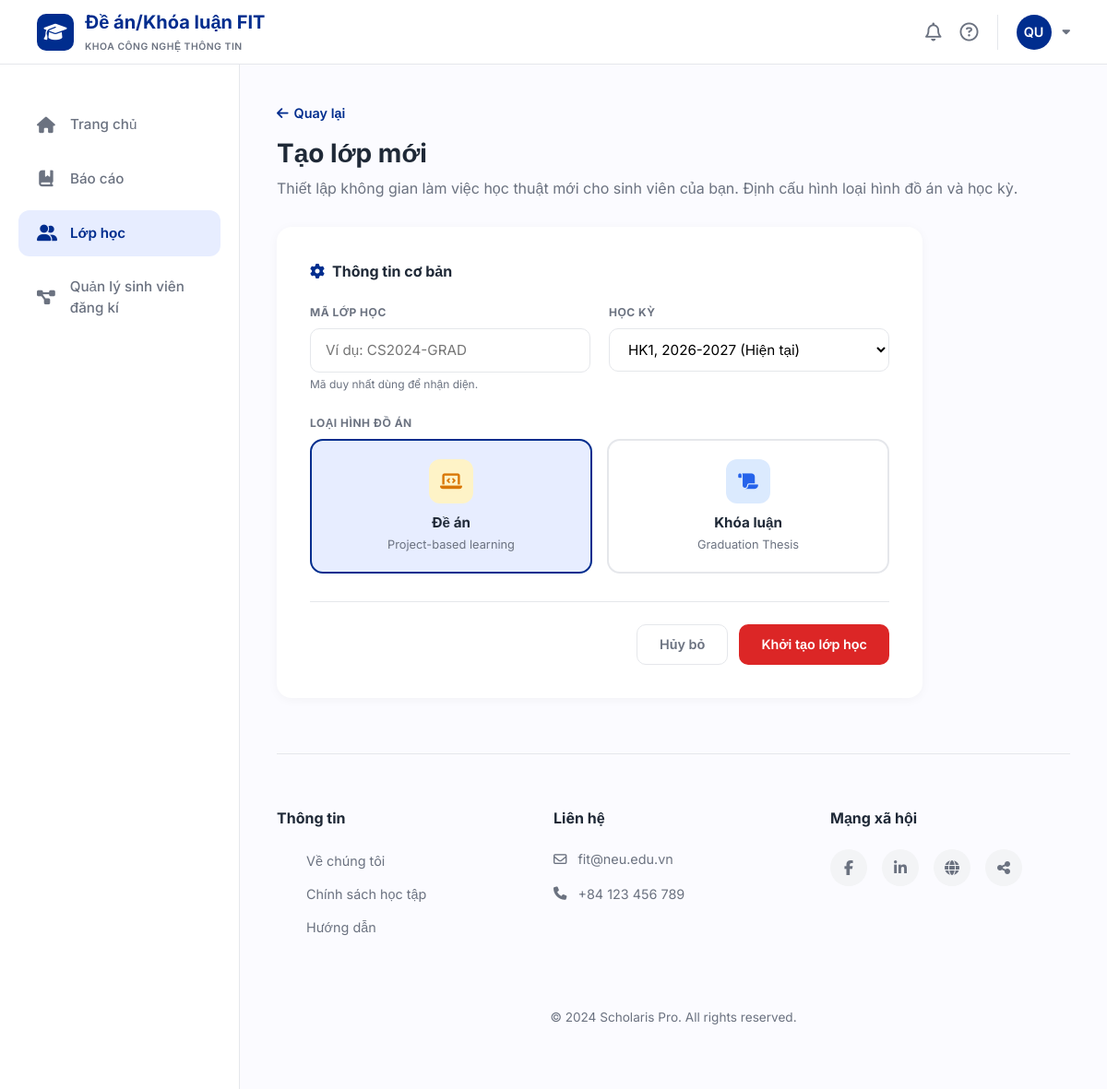
The app's page /lecturer/lop-hoc/tao-moi (signed in) with its own data.
### tables this page shows
CREATE TABLE course_types (
    id INTEGER PRIMARY KEY AUTOINCREMENT,
    type_name VARCHAR(50) NOT NULL UNIQUE
);

### app/lecturer/routes.py (the view, shortened to what this page needs)
@lecturer_bp.route('/lecturer/lop-hoc/tao-moi', methods=['GET', 'POST'])
def create_class():
    lecturer_id = get_lecturer_id()
    if not lecturer_id:
        flash('Bạn cần đăng nhập với vai trò giảng viên.', 'danger')
        return redirect(url_for('login.login'))
    conn = get_db()
    conn.row_factory = sqlite3.Row
    cur = conn.cursor()
    cur.execute("SELECT * FROM semesters ORDER BY year DESC, name DESC")
    semesters = cur.fetchall()
    cur.execute("SELECT * FROM course_types")
    course_types = cur.fetchall()
    return render_template('lecturer/lecturer_create_class.html',
                           semesters=semesters, course_types=course_types)

### app/database.py (called while the page is built)
def get_db():
    if 'db' not in g:
        g.db = sqlite3.connect(DB_PATH, timeout=30)
        g.db.row_factory = sqlite3.Row
        try:
            g.db.execute("PRAGMA journal_mode=WAL")
            g.db.execute("PRAGMA foreign_keys=ON")
        except sqlite3.OperationalError:
            pass
    return g.db

### app/lecturer/routes.py (called while the page is built)
def get_lecturer_id():
    user_id = session.get('user_id')
    if not user_id or session.get('role') != 'lecturer':
        return None
    conn = get_db()
    cur = conn.cursor()
    cur.execute("SELECT id FROM lecturers WHERE user_id = ?", (user_id,))
    row = cur.fetchone()
    return row[0] if row else None

### templates/lecturer/lecturer_create_class.html (shortened to what this page needs)
{% extends "lecturer/base.html" %}
{% block content %}
<a href="{{ url_for('lecturer.classes') }}" class="back-link">
    <i class="fa-solid fa-arrow-left"></i> Quay lại
</a>
<div class="page-header">
    <h2>Tạo lớp mới</h2>
    <p>Thiết lập không gian làm việc học thuật mới cho sinh viên của bạn. Định cấu hình loại hình đồ án và học kỳ.</p>
</div>
<div class="form-card">
    <div class="section-title"><i class="fa-solid fa-gear"></i> Thông tin cơ bản</div>
    <form method="POST" action="{{ url_for('lecturer.create_class') }}">
        <div style="display: grid; grid-template-columns: 1fr 1fr; gap: 20px; margin-bottom: 24px;">
            <div>
                <div class="form-label-custom">Mã lớp học</div>
                <input type="text" name="class_code" class="form-control-custom" placeholder="Ví dụ: CS2024-GRAD" required>
                <div class="form-hint">Mã duy nhất dùng để nhận diện.</div>
            </div>
            <div>
                <div class="form-label-custom">Học kỳ</div>
                <select name="semester_id" class="form-control-custom" required>
                    {% for s in semesters %}
                    <option value="{{ s['id'] }}" {% if s['is_current'] %}selected{% endif %}>
                        {{ s['name'] }}, {{ s['year'] }}{% if s['is_current'] %} (Hiện tại){% endif %}
                    </option>
                    {% endfor %}
                </select>
            </div>
        </div>
        <div class="form-label-custom">Loại hình đồ án</div>
        <div class="type-selector">
            {% for ct in course_types %}
            <label class="type-option" onclick="selectType(this)">
                <div class="type-icon {% if ct['type_name'] == 'Đề án' %}icon-da-bg{% else %}icon-kl-bg{% endif %}">
                    <i class="fa-solid {% if ct['type_name'] == 'Đề án' %}fa-laptop-code{% else %}fa-scroll{% endif %}"></i>
                </div>
                <div class="type-name">{{ ct['type_name'] }}</div>
                <div class="type-desc">
                    {% if ct['type_name'] == 'Đề án' %}Project-based learning{% else %}Graduation Thesis{% endif %}
                </div>
            </label>
            {% endfor %}
        </div>
        <div class="form-actions">
            <a href="{{ url_for('lecturer.classes') }}" class="btn-cancel">Hủy bỏ</a>
            <button type="submit" class="btn-submit">Khởi tạo lớp học</button>
        </div>
    </form>
</div>
{% endblock %}

### templates/lecturer/base.html (style rules this page uses)
:root { --primary-color: #002D8E; --primary-light: #E7EDFF; --bg-page: #FBFBFF; --white: #FFFFFF; --text-dark: #1F2937; --text-muted: #6B7280; --border-color: #E5E7EB; --sidebar-width: 260px; --header-height: 70px; --shadow: 0 4px 12px rgba(0, 0, 0, 0.05); --transition: all 0.3s ease; }
* { margin: 0; padding: 0; box-sizing: border-box; font-family: 'Inter', sans-serif; }
body { background-color: var(--bg-page); color: var(--text-dark); min-height: 100vh; display: flex; flex-direction: column; }

### templates/lecturer/lecturer_create_class.html (style rules this page uses)
.back-link { display: inline-flex; align-items: center; gap: 6px; color: var(--primary-color); text-decoration: none; font-weight: 600; font-size: 0.9rem; margin-bottom: 16px; }
.page-header h2 { font-size: 1.75rem; font-weight: 700; color: var(--text-dark); }
.page-header p { color: var(--text-muted); margin-top: 4px; margin-bottom: 30px; }
.form-card { background: var(--white); border-radius: 16px; padding: 36px; box-shadow: 0 2px 12px rgba(0,0,0,0.04); max-width: 700px; }
.form-card .section-title { font-size: 1rem; font-weight: 700; color: var(--text-dark); display: flex; align-items: center; gap: 8px; margin-bottom: 24px; }
.form-card .section-title i { color: var(--primary-color); }
.form-label-custom { font-size: 0.75rem; font-weight: 700; text-transform: uppercase; letter-spacing: 0.5px; color: var(--text-muted); margin-bottom: 8px; }
.form-control-custom { width: 100%; padding: 12px 16px; border: 1px solid var(--border-color); border-radius: 10px; font-size: 0.95rem; outline: none; transition: var(--transition); background: var(--white); }
select.form-control-custom { cursor: pointer; }
.form-hint { font-size: 0.75rem; color: var(--text-muted); margin-top: 4px; }
.type-selector { display: flex; gap: 16px; margin-top: 8px; }
.type-option { flex: 1; padding: 20px; border: 2px solid var(--border-color); border-radius: 14px; cursor: pointer; transition: var(--transition); text-align: center; }
.type-option.selected { border-color: var(--primary-color); background: var(--primary-light); }
.type-option .type-icon { width: 48px; height: 48px; border-radius: 12px; margin: 0 auto 10px; display: flex; align-items: center; justify-content: center; font-size: 1.2rem; }
.type-option .type-name { font-weight: 700; color: var(--text-dark); font-size: 0.95rem; }
.type-option .type-desc { font-size: 0.8rem; color: var(--text-muted); margin-top: 2px; }
.icon-da-bg { background: #FEF3C7; color: #D97706; }
.icon-kl-bg { background: #DBEAFE; color: #2563EB; }
.form-actions { display: flex; justify-content: flex-end; gap: 12px; margin-top: 30px; padding-top: 24px; border-top: 1px solid var(--border-color); }
.btn-cancel { padding: 10px 24px; border-radius: 10px; font-weight: 600; border: 1px solid var(--border-color); background: var(--white); color: var(--text-muted); cursor: pointer; text-decoration: none; font-size: 0.9rem; transition: var(--transition); }
.btn-submit { padding: 10px 24px; border-radius: 10px; font-weight: 600; background: #DC2626; color: white; border: none; cursor: pointer; font-size: 0.9rem; transition: var(--transition); }

### records on screen
course_types: type_name "Đề án", shows "Project-based learning"
course_types: type_name "Khóa luận", shows "Graduation Thesis"

### other values on screen
form field semester_id "HK1, 2026-2027 (Hiện tại)"
